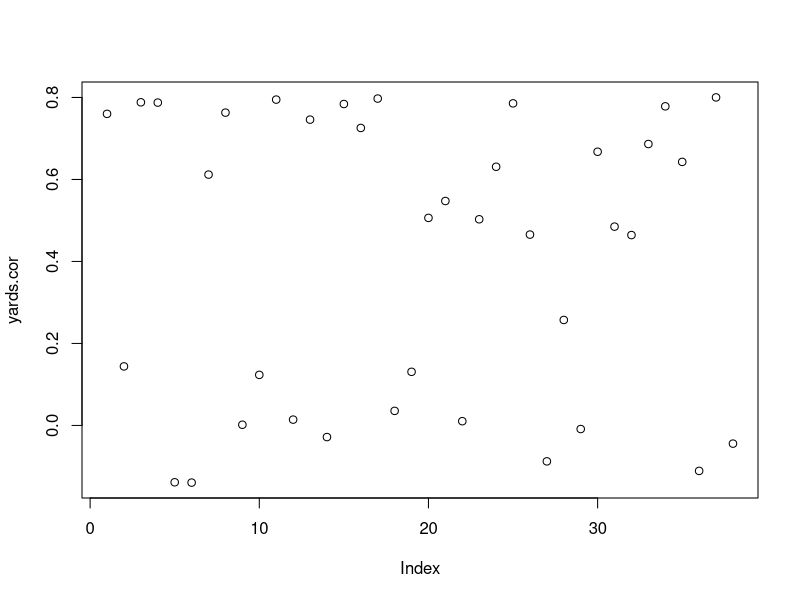

This figure's R source: (Note: this script raises an error after producing the figure.)
## ---- chunk 1
knitr::opts_chunk$set(echo = TRUE)
## ---- chunk 2
library(readr)
library(tidyverse)
pff_passing_summary_2012 <- read_csv("pff_passing_summary_2012.csv", show_col_types = FALSE)
pff_passing_summary_2013 <- read_csv("pff_passing_summary_2013.csv", show_col_types = FALSE)
pff_passing_summary_2014 <- read_csv("pff_passing_summary_2014.csv", show_col_types = FALSE)
pff_passing_summary_2015 <- read_csv("pff_passing_summary_2015.csv", show_col_types = FALSE)
pff_passing_summary_2016 <- read_csv("pff_passing_summary_2016.csv", show_col_types = FALSE)
pff_passing_summary_2017 <- read_csv("pff_passing_summary_2017.csv", show_col_types = FALSE)
pff_passing_summary_2018 <- read_csv("pff_passing_summary_2018.csv", show_col_types = FALSE)
pff_passing_summary_2019 <- read_csv("pff_passing_summary_2019.csv", show_col_types = FALSE)
pff_passing_summary_2020 <- read_csv("pff_passing_summary_2020.csv", show_col_types = FALSE)
pff_passing_summary_2021 <- read_csv("pff_passing_summary_2021.csv", show_col_types = FALSE)
pff_passing_summary_2022 <- read_csv("pff_passing_summary_2022.csv", show_col_types = FALSE)
## ---- chunk 3
  # Assigning the tables to smaller names
pass_12 <- pff_passing_summary_2012
pass_13 <- pff_passing_summary_2013
pass_14 <- pff_passing_summary_2014
pass_15 <- pff_passing_summary_2015
pass_16 <- pff_passing_summary_2016
pass_17 <- pff_passing_summary_2017
pass_18 <- pff_passing_summary_2018
pass_19 <- pff_passing_summary_2019
pass_20 <- pff_passing_summary_2020
pass_21 <- pff_passing_summary_2021
pass_22 <- pff_passing_summary_2022
  # Merging the 'prior' season to the 'current' season
pass_12_13 <- merge(pass_12, pass_13, by='player', all=TRUE, suffixes=c('.x','.y'))
pass_13_14 <- merge(pass_13, pass_14, by='player', all=TRUE, suffixes=c('.x','.y'))
pass_14_15 <- merge(pass_14, pass_15, by='player', all=TRUE, suffixes=c('.x','.y'))
pass_15_16 <- merge(pass_15, pass_16, by='player', all=TRUE, suffixes=c('.x','.y'))
pass_16_17 <- merge(pass_16, pass_17, by='player', all=TRUE, suffixes=c('.x','.y'))
pass_17_18 <- merge(pass_17, pass_18, by='player', all=TRUE, suffixes=c('.x','.y'))
pass_18_19 <- merge(pass_18, pass_19, by='player', all=TRUE, suffixes=c('.x','.y'))
pass_19_20 <- merge(pass_19, pass_20, by='player', all=TRUE, suffixes=c('.x','.y'))
pass_20_21 <- merge(pass_20, pass_21, by='player', all=TRUE, suffixes=c('.x','.y'))
pass_21_22 <- merge(pass_21, pass_22, by='player', all=TRUE, suffixes=c('.x','.y'))
  # Joining all of the merged tables into on table for ease of analysis
passing_12_22 <- rbind(pass_12_13, pass_13_14, pass_14_15, pass_15_16, pass_16_17, pass_17_18, pass_19_20, pass_20_21, pass_21_22)
passing_12_22
  # Showing the index for each column
column.passing <- names(passing_12_22)
numbers <- 1:83
index.passing <- data.frame(numbers, column.passing)
index.passing

## ---- chunk 4
cor(passing_12_22$yards.y, passing_12_22[7], use="complete.obs")
## ---- chunk 5
yards.cor <- c()
yards.y <- passing_12_22$yards.y

for (i in seq(5,42,1)) {
  jj <- cor(yards.y, passing_12_22[i], use="complete.obs")
  yards.cor <- c(yards.cor, jj)
  
}
plot(yards.cor)


cor.60 <- colnames(passing_12_22[which(yards.cor>=.6)+4])
cor.60

## ---- chunk 6

attempts <- passing_12_22$attempts.x
attempts.90th <- quantile(attempts, c(0.9), na.rm=TRUE)
attempts.90th

yards <- passing_12_22$yards.y
yards.90th <- quantile(yards, 0.9, na.rm=TRUE)
yards.90th

PAB <- sum((attempts >= attempts.90th), na.rm=TRUE & yards >= yards.90th, na.rm=TRUE) / 1225
print('PAB')
PAB
PB <- 0.9
conditional.attempts.yards <- PAB / PB
conditional.attempts.yards

## ---- chunk 7
mean(passing_12_22$yards.y[attempts >= 200], na.rm=TRUE)
mean(passing_12_22$yards.y[attempts >= 300], na.rm=TRUE)
mean(passing_12_22$yards.y[attempts >= 400], na.rm=TRUE)
mean(passing_12_22$yards.y[attempts >= 500], na.rm=TRUE)
mean(passing_12_22$yards.y[attempts >= 600], na.rm=TRUE) 

median(passing_12_22$yards.x[passing_12_22$position.x == "QB"], na.rm=TRUE)
median(passing_12_22$yards.x[passing_12_22$position.x != "QB"], na.rm=TRUE)
## ---- chunk 8
zscores <- c(2.5, 2, 1.5, 1, .5, 0, -.5, -1, -1.5, -2, -2.5)
zpercentiles <- c(.9938, .9772, .9332, .8413, .6915, .5, .3085, .1587, .0668, .0228, .0062)

z.score <- data.frame(zscores, zpercentiles)
z.score


## ---- chunk 9
yards.y <- passing_12_22$yards.y
variables.pass <- passing_12_22[5:42]
average.10th <- data.frame(tier.10th=numeric())
  
for (i in variables.pass) {
  averages <- mean(yards.y[i >= quantile(i, zpercentiles[11], na.rm=TRUE) & i <= quantile(i, zpercentiles[10], na.rm=TRUE)], na.rm=TRUE)
  average.10th[nrow(average.10th)+1,] <- averages
  }
average.10th
## ---- chunk 10
yards.y <- passing_12_22$yards.y
variables.pass <- passing_12_22[5:42]
average.9th <- data.frame(tier.9th=numeric())
  
for (i in variables.pass) {
  averages <- mean(yards.y[i >= quantile(i, zpercentiles[10], na.rm=TRUE) & i <= quantile(i, zpercentiles[9], na.rm=TRUE)], na.rm=TRUE)
  average.9th[nrow(average.9th)+1,] <- averages
  }
average.9th
## ---- chunk 11
yards.y <- passing_12_22$yards.y
variables.pass <- passing_12_22[5:42]
average.8th <- data.frame(tier.8th=numeric())
  
for (i in variables.pass) {
  averages <- mean(yards.y[i >= quantile(i, zpercentiles[9], na.rm=TRUE) & i <= quantile(i, zpercentiles[8], na.rm=TRUE)], na.rm=TRUE)
  average.8th[nrow(average.8th)+1,] <- averages
  }
average.8th
## ---- chunk 12
yards.y <- passing_12_22$yards.y
variables.pass <- passing_12_22[5:42]
average.7th <- data.frame(tier.7th=numeric())
  
for (i in variables.pass) {
  averages <- mean(yards.y[i >= quantile(i, zpercentiles[8], na.rm=TRUE) & i <= quantile(i, zpercentiles[7], na.rm=TRUE)], na.rm=TRUE)
  average.7th[nrow(average.7th)+1,] <- averages
  }
average.7th
## ---- chunk 13
yards.y <- passing_12_22$yards.y
variables.pass <- passing_12_22[5:42]
average.6th <- data.frame(tier.6th=numeric())
  
for (i in variables.pass) {
  averages <- mean(yards.y[i >= quantile(i, zpercentiles[7], na.rm=TRUE) & i <= quantile(i, zpercentiles[6], na.rm=TRUE)], na.rm=TRUE)
  average.6th[nrow(average.6th)+1,] <- averages
  }
average.6th
## ---- chunk 14
yards.y <- passing_12_22$yards.y
variables.pass <- passing_12_22[5:42]
average.5th <- data.frame(tier.5th=numeric())
  
for (i in variables.pass) {
  averages <- mean(yards.y[i >= quantile(i, zpercentiles[6], na.rm=TRUE) & i <= quantile(i, zpercentiles[5], na.rm=TRUE)], na.rm=TRUE)
  average.5th[nrow(average.5th)+1,] <- averages
  }
average.5th
## ---- chunk 15
yards.y <- passing_12_22$yards.y
variables.pass <- passing_12_22[5:42]
average.4th <- data.frame(tier.4th=numeric())
  
for (i in variables.pass) {
  averages <- mean(yards.y[i >= quantile(i, zpercentiles[5], na.rm=TRUE) & i <= quantile(i, zpercentiles[4], na.rm=TRUE)], na.rm=TRUE)
  average.4th[nrow(average.4th)+1,] <- averages
  }
average.4th
## ---- chunk 16
yards.y <- passing_12_22$yards.y
variables.pass <- passing_12_22[5:42]
average.3rd <- data.frame(tier.3rd=numeric())
  
for (i in variables.pass) {
  averages <- mean(yards.y[i >= quantile(i, zpercentiles[4], na.rm=TRUE) & i <= quantile(i, zpercentiles[3], na.rm=TRUE)], na.rm=TRUE)
  average.3rd[nrow(average.3rd)+1,] <- averages
  }
average.3rd
## ---- chunk 17
yards.y <- passing_12_22$yards.y
variables.pass <- passing_12_22[5:42]
average.2nd <- data.frame(tier.2nd=numeric())
  
for (i in variables.pass) {
  averages <- mean(yards.y[i >= quantile(i, zpercentiles[3], na.rm=TRUE) & i <= quantile(i, zpercentiles[2], na.rm=TRUE)], na.rm=TRUE)
  average.2nd[nrow(average.2nd)+1,] <- averages
  }
average.2nd
## ---- chunk 18
yards.y <- passing_12_22$yards.y
variables.pass <- passing_12_22[5:42]
average.1st <- data.frame(tier.1st=numeric())
  
for (i in variables.pass) {
  averages <- mean(yards.y[i >= quantile(i, zpercentiles[2], na.rm=TRUE) & i <= quantile(i, zpercentiles[1], na.rm=TRUE)], na.rm=TRUE)
  average.1st[nrow(average.1st)+1,] <- averages
  }
average.1st
## ---- chunk 19
variables.pass.df <- data.frame( column=column.passing[5:42])
average.if <- cbind(variables.pass.df, average.10th, average.9th, average.8th, average.7th, average.6th, average.5th, average.4th, average.3rd, average.2nd, average.1st)
average.if
## ---- chunk 20
plot.default(average.1st, ylab="Yards", col="red", cex=2.5, lwd=2)
points(average.3rd, col="darkorange", cex=2, lwd=2)
points(average.5th, col="darkgreen", cex=1.5, lwd=2)
points(average.7th, col="blue", cex=1, lwd=2)
points(average.10th, col="black", cex=.75, lwd=2)
## ---- chunk 21
pass_21

player.implied <- data.frame()

if (pass_21[1, 5] >= quantile(pass_21[,5], zpercentiles[1], na.rm=TRUE)) {
  transmutate_at(player.implied, player=pass_21[1,5], game_count.x=average.if[1,11])
  player.implied
  
} else {
  print("false")
  }


## ---- chunk 22
addition <- function(x) {
  new.vector <- c()
  new.vector2 <- c()
  samples <- c(1, 2, 3)
  for (i in samples) {
    value <- i + x
    new.vector2 <- append(new.vector, value)
    print(new.vector2)
    }
    
}
addition(2)
#new.vector2
#dumb <- addition(2)
#dumb
## ---- chunk 23
abc=function(x,y) {
    if(y>=11)
        stop("Nope!")
    value <-  NA
    for (i in 1:10) {
        a=2+i
        b=3
        value[i]=(x+a)*(b*y)
    }
    df=data.frame(ID=(1:10),Value=(value)) 
    print(df)
}
abc(3,5) 
